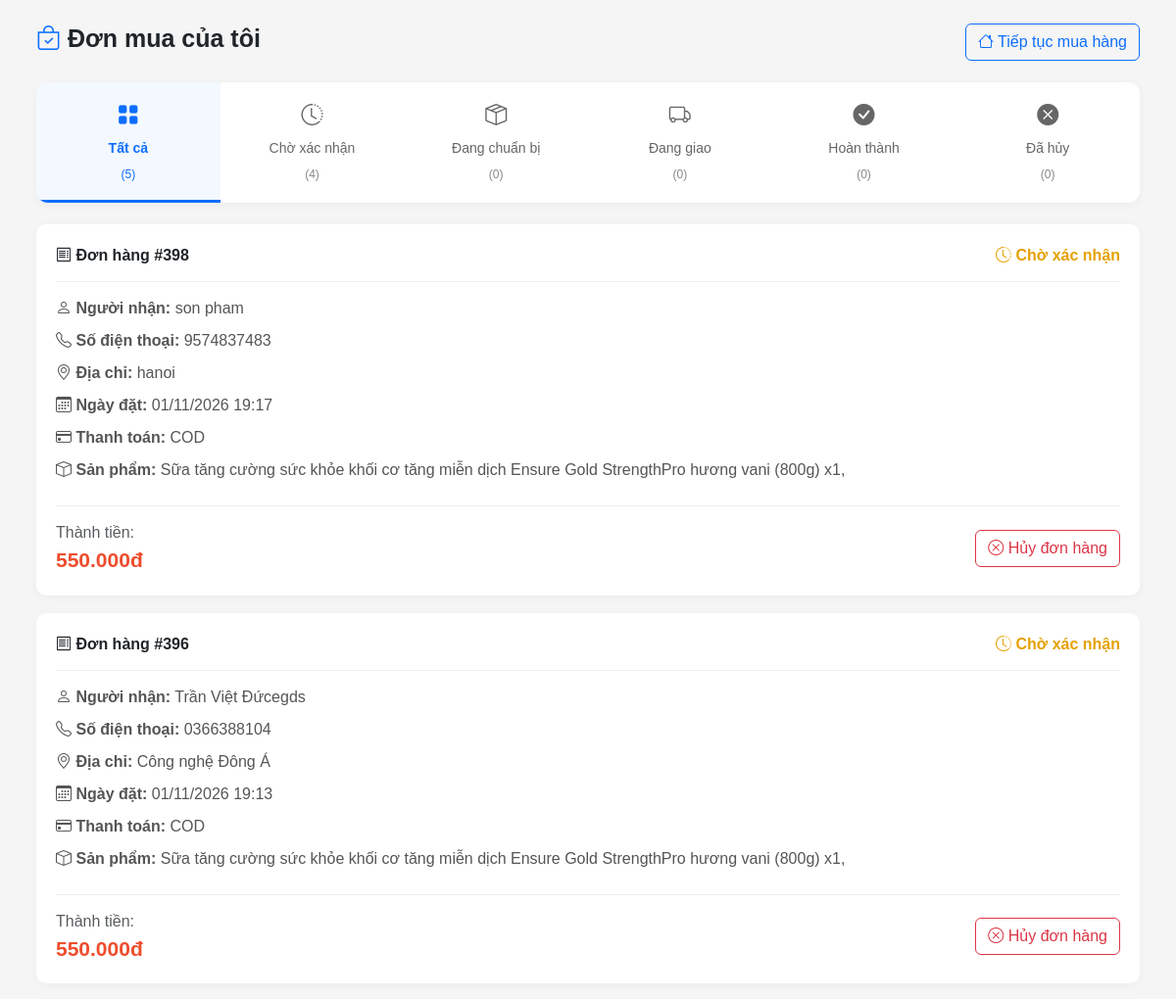
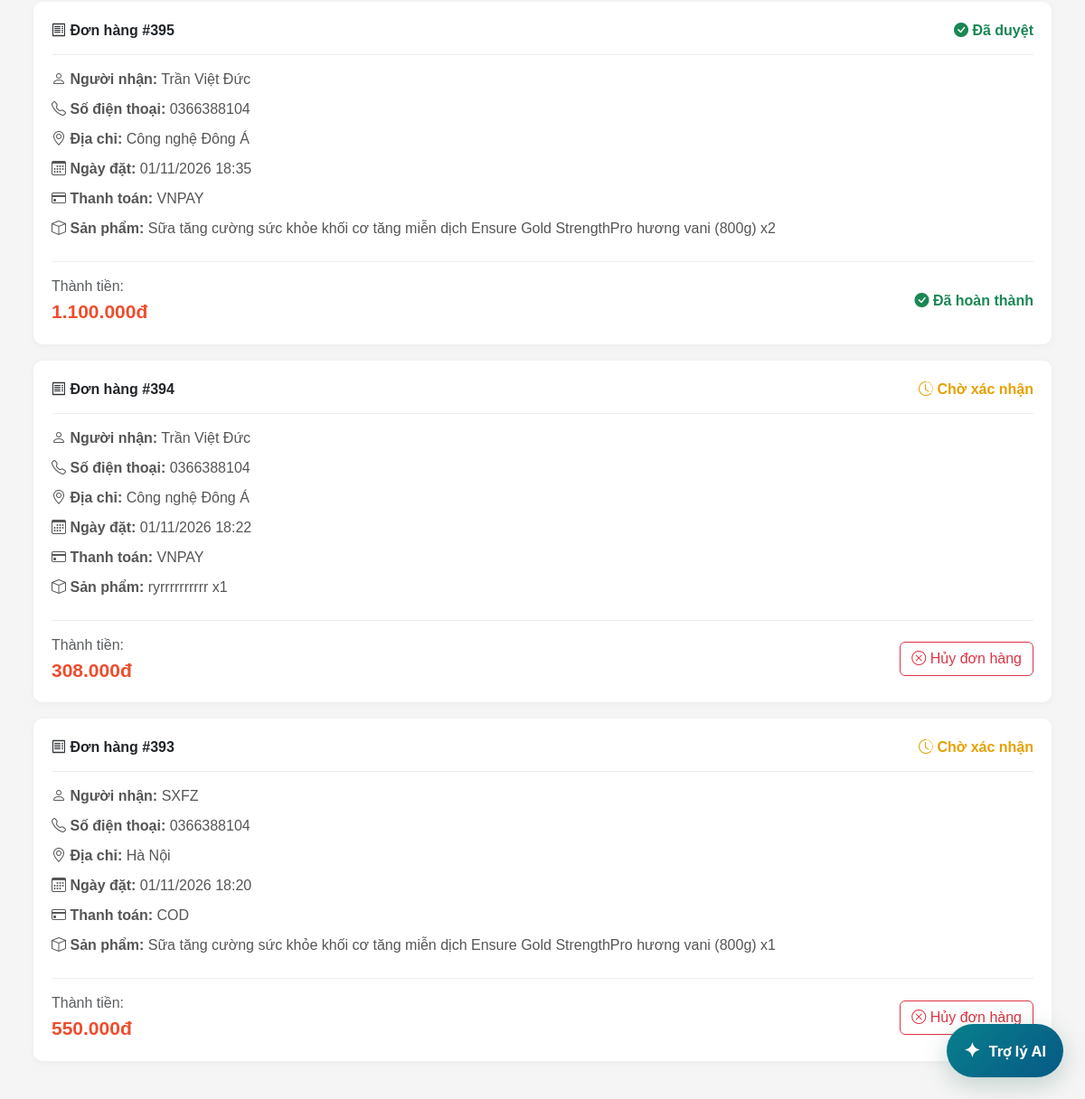
/track-order.php (signed in), run on the app's committed database (2 pictures, top to bottom).
### tables this page shows
CREATE TABLE `orders` (
  `id` int(11) NOT NULL,
  `user_id` int(11) DEFAULT NULL,
  `fullname` varchar(255) NOT NULL,
  `phone` varchar(20) NOT NULL,
  `address` text NOT NULL,
  `products` text DEFAULT NULL,
  `total_amount` decimal(15,2) NOT NULL,
  `payment_method` varchar(50) NOT NULL,
  `status` varchar(20) DEFAULT 'pending',
  `created_at` timestamp NOT NULL DEFAULT current_timestamp(),
  `approved_at` datetime DEFAULT NULL
);

### track-order.php (the view, shortened to what this page needs)
<?php
require_once 'config/db.php';
function e($value) {
    return htmlspecialchars((string)$value, ENT_QUOTES, 'UTF-8');
}
$userId = !empty($_SESSION['user_id']) ? (int)$_SESSION['user_id'] : 0;
$customerPhone = trim((string)($_SESSION['customer_phone'] ?? ''));
$statusMap = [
    'pending' => ['text' => 'Chờ xác nhận', 'icon' => 'bi-clock-history', 'color' => 'warning'],
    'processing' => ['text' => 'Đang chuẩn bị', 'icon' => 'bi-box-seam', 'color' => 'info'],
    'shipping' => ['text' => 'Đang giao', 'icon' => 'bi-truck', 'color' => 'primary'],
    'completed' => ['text' => 'Hoàn thành', 'icon' => 'bi-check-circle-fill', 'color' => 'success'],
    'cancelled' => ['text' => 'Đã hủy', 'icon' => 'bi-x-circle-fill', 'color' => 'danger'],
    'Đã duyệt' => ['text' => 'Đã duyệt', 'icon' => 'bi-check-circle-fill', 'color' => 'success']
];
$tabs = [
    'all' => 'Tất cả',
    'pending' => 'Chờ xác nhận',
    'processing' => 'Đang chuẩn bị',
    'shipping' => 'Đang giao',
    'completed' => 'Hoàn thành',
    'cancelled' => 'Đã hủy'
];
$orders = [];
$columnCheck = $conn->query("SHOW COLUMNS FROM orders LIKE 'user_id'");
$hasAccountLink = ($columnCheck && $columnCheck->num_rows > 0);
if ($userId > 0 && $hasAccountLink) {
    $stmt = $conn->prepare("SELECT * FROM orders WHERE user_id = ? ORDER BY id DESC");
    if ($stmt) {
        $stmt->bind_param("i", $userId);
        $stmt->execute();
        $result = $stmt->get_result();
        while ($row = $result->fetch_assoc()) {
            $orders[] = $row;
        }
    }
}
$counts = array_fill_keys(array_keys($tabs), 0);
$counts['all'] = count($orders);
foreach ($orders as $order) {
    $status = (string)$order['status'];
    if (isset($counts[$status])) {
        $counts[$status]++;
    }
}
$activeTab = $_GET['tab'] ?? 'all';
$filteredOrders = array_filter($orders, function ($order) use ($activeTab) {
    return $activeTab === 'all' || $order['status'] === $activeTab;
});
$tabIcons = [
    'all' => 'bi-grid-fill',
    'pending' => 'bi-clock-history',
    'processing' => 'bi-box-seam',
    'shipping' => 'bi-truck',
    'completed' => 'bi-check-circle-fill',
    'cancelled' => 'bi-x-circle-fill'
];
?>
<!DOCTYPE html>
<html lang="vi">
<head>
<link href="https://cdn.jsdelivr.net/npm/bootstrap@5.3.3/dist/css/bootstrap.min.css"
      rel="stylesheet">
<link rel="stylesheet"
      href="https://cdn.jsdelivr.net/npm/bootstrap-icons@1.11.3/font/bootstrap-icons.min.css">
</head>
<body>
<div class="container py-4 page">
    <div class="d-flex justify-content-between align-items-center">
        <h3 class="page-title">
            <i class="bi bi-bag-check text-primary"></i>
            Đơn mua của tôi
        </h3>
        <a href="index.php" class="btn btn-outline-primary">
            <i class="bi bi-house"></i>
            Tiếp tục mua hàng
        </a>
    </div>
    <?php if (empty($orders)): ?>
        <div class="empty-box mt-4">
            <i class="bi bi-receipt"></i>
            <h5 class="mt-3">Chưa có thông tin đơn hàng</h5>
            <p class="text-muted">
                Hãy đặt hàng để hệ thống lưu thông tin và hiển thị đơn mua của bạn.
            </p>
            <a href="index.php" class="btn btn-primary">
                <i class="bi bi-cart"></i>
                Mua sắm ngay
            </a>
        </div>
    <?php else: ?>
        <div class="order-tabs">
            <?php foreach ($tabs as $key => $label): ?>
                <a href="?tab=<?= e($key) ?>"
                class="<?= $activeTab === $key ? 'active' : '' ?>">
                    <i class="bi <?= $tabIcons[$key] ?>"></i>
                    <span><?= e($label) ?></span>
                    <span class="tab-count">
                        (<?= (int)$counts[$key] ?>)
                    </span>
                </a>
            <?php endforeach; ?>
        </div>
        <?php if (empty($filteredOrders)): ?>
            <div class="empty-box">
                <i class="bi bi-receipt"></i>
                <h5 class="mt-3">Chưa có đơn hàng</h5>
                <p class="text-muted">
                    Bạn chưa có đơn hàng trong mục này.
                </p>
                <a href="index.php" class="btn btn-primary">
                    <i class="bi bi-cart"></i>
                    Mua sắm ngay
                </a>
            </div>
        <?php else: ?>
            <?php foreach ($filteredOrders as $order): ?>
                <?php
                $status = $statusMap[$order['status']] ?? [
                    'text' => $order['status'],
                    'icon' => 'bi-question-circle',
                    'color' => 'secondary'
                ];
                ?>
                <div class="order-card">
                    <div class="order-header">
                        <div class="order-id">
                            <i class="bi bi-receipt"></i>
                            Đơn hàng #<?= (int)$order['id'] ?>
                        </div>
                        <div class="status-<?= e($status['color']) ?> fw-bold">
                            <i class="bi <?= e($status['icon']) ?>"></i>
                            <?= e($status['text']) ?>
                        </div>
                    </div>
                    <div class="order-info">
                        <p>
                            <i class="bi bi-person"></i>
                            <strong>Người nhận:</strong>
                            <?= e($order['fullname']) ?>
                        </p>
                        <p>
                            <i class="bi bi-telephone"></i>
                            <strong>Số điện thoại:</strong>
                            <?= e($order['phone']) ?>
                        </p>
                        <p>
                            <i class="bi bi-geo-alt"></i>
                            <strong>Địa chỉ:</strong>
                            <?= e($order['address']) ?>
                        </p>
                        <p>
                            <i class="bi bi-calendar3"></i>
                            <strong>Ngày đặt:</strong>
                            <?= e(date('d/m/Y H:i', strtotime($order['created_at']))) ?>
                        </p>
                        <p>
                            <i class="bi bi-credit-card"></i>
                            <strong>Thanh toán:</strong>
                            <?= e($order['payment_method']) ?>
                        </p>
                        <?php if (!empty($order['products'])): ?>
                            <p>
                                <i class="bi bi-box"></i>
                                <strong>Sản phẩm:</strong>
                                <?= e($order['products']) ?>
                            </p>
                        <?php endif; ?>
                    </div>
                    <div class="order-footer">
                        <div>
                            <span class="text-muted">Thành tiền:</span>
                            <div class="total-price">
                                <?= number_format((float)$order['total_amount'], 0, ',', '.') ?>đ
                            </div>
                        </div>
                        <?php if ($order['status'] === 'pending'): ?>
                            <form method="POST"
                                  onsubmit="return confirm('Bạn có chắc muốn hủy đơn hàng này?')">
                                <button type="submit"
                                        name="cancel_order"
                                        value="1"
                                        class="btn btn-outline-danger">
                                    <i class="bi bi-x-circle"></i>
                                    Hủy đơn hàng
                                </button>
                            </form>
                        <?php elseif (in_array($order['status'], ['completed', 'Đã duyệt'], true)): ?>
                            <span class="text-success fw-bold">
                                <i class="bi bi-check-circle-fill"></i>
                                Đã hoàn thành
                            </span>
                        <?php endif; ?>
                    </div>
                </div>
            <?php endforeach; ?>
        <?php endif; ?>
    <?php endif; ?>
</div>
<?php include_once __DIR__ . '/chatbot_widget.php'; ?>
</body>
</html>

### track-order.php (style rules this page uses)
body { background: #f5f5f5; font-family: Arial, sans-serif; }
.page { max-width: 1150px; margin: auto; }
.page-title { font-size: 25px; font-weight: 700; }
.order-tabs { display: flex; overflow-x: auto; background: #fff; border-radius: 12px; margin: 22px 0; white-space: nowrap; box-shadow: 0 2px 10px rgba(0,0,0,.04); scrollbar-width: none; }
.order-tabs a { flex: 1; min-width: 145px; padding: 17px 10px; text-align: center; text-decoration: none; color: #666; border-bottom: 3px solid transparent; transition: all .25s ease; display: flex; flex-direction: column; align-items: center; gap: 7px; font-size: 14px; }
.order-tabs a i { font-size: 22px; transition: transform .25s ease; }
.order-tabs a.active { color: #0d6efd; border-bottom-color: #0d6efd; background: #f4f8ff; font-weight: 700; }
.tab-count { font-size: 12px; color: #888; font-weight: 500; }
.order-tabs a.active .tab-count { color: #0d6efd; }
.order-card { background: white; border-radius: 10px; padding: 20px; margin-bottom: 18px; box-shadow: 0 2px 8px rgba(0,0,0,.04); }
.order-header { display: flex; justify-content: space-between; align-items: center; gap: 10px; border-bottom: 1px solid #eee; padding-bottom: 14px; }
.order-id { font-weight: 700; }
.order-info { padding: 15px 0; color: #555; }
.order-info p { margin-bottom: 9px; }
.order-footer { border-top: 1px solid #eee; padding-top: 15px; display: flex; justify-content: space-between; align-items: center; flex-wrap: wrap; gap: 12px; }
.total-price { color: #ee4d2d; font-size: 21px; font-weight: 700; }
.status-warning { color: #e5a000; }
.status-success { color: #198754; }

### data on the page
orders: id "398", status "Chờ xác nhận", fullname "son pham", phone "9574837483", address "hanoi", created_at "01/11/2026 19:17", payment_method "COD", products "Sữa tăng cường sức khỏe khối cơ tăng miễn dịch Ensure Gold StrengthPro hương vani (800g) x1,", total_amount "550.000"
orders: id "396", status "Chờ xác nhận", fullname "Trần Việt Đứcegds", phone "0366388104", address "Công nghệ Đông Á", created_at "01/11/2026 19:13", payment_method "COD", products "Sữa tăng cường sức khỏe khối cơ tăng miễn dịch Ensure Gold StrengthPro hương vani (800g) x1,", total_amount "550.000"
orders: id "395", status "Đã duyệt", fullname "Trần Việt Đức", phone "0366388104", address "Công nghệ Đông Á", created_at "01/11/2026 18:35", payment_method "VNPAY", products "Sữa tăng cường sức khỏe khối cơ tăng miễn dịch Ensure Gold StrengthPro hương vani (800g) x2", total_amount "1.100.000", shows "Đã hoàn thành"
orders: id "394", status "Chờ xác nhận", fullname "Trần Việt Đức", phone "0366388104", address "Công nghệ Đông Á", created_at "01/11/2026 18:22", payment_method "VNPAY", products "ryrrrrrrrrrr x1", total_amount "308.000"
orders: id "393", status "Chờ xác nhận", fullname "SXFZ", phone "0366388104", address "Hà Nội", created_at "01/11/2026 18:20", payment_method "COD", products "Sữa tăng cường sức khỏe khối cơ tăng miễn dịch Ensure Gold StrengthPro hương vani (800g) x1", total_amount "550.000"

### other printed values
$label "Tất cả"
$counts[$key] "5"
$label "Chờ xác nhận"
$counts[$key] "4"
$label "Đang chuẩn bị"
$counts[$key] "0"
$label "Đang giao"
$label "Hoàn thành"
$label "Đã hủy"
